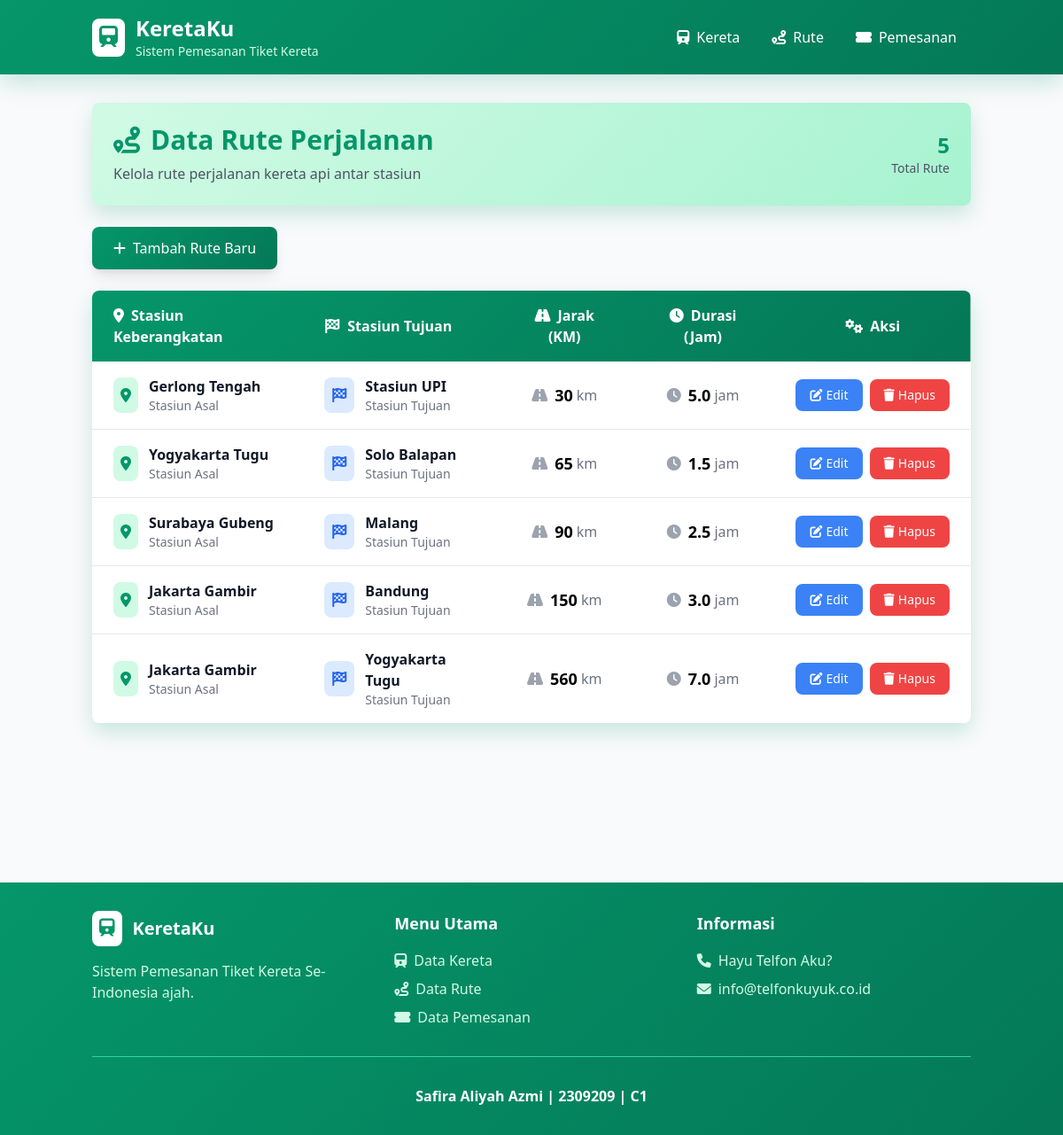
The page /index.php?entity=route on the database its author committed.
### tables this page shows
CREATE TABLE `routes` (
  `id` int(11) NOT NULL,
  `departure_station` varchar(100) NOT NULL,
  `arrival_station` varchar(100) NOT NULL,
  `distance_km` int(11) NOT NULL,
  `duration_hours` decimal(3,1) NOT NULL,
  `created_at` timestamp NOT NULL DEFAULT current_timestamp()
);

### viewmodel/RouteViewModel.php (called while the page is built, shortened)
<?php
require_once 'model/Route.php';
class RouteViewModel {
    private $route;
    public function __construct() {
        $this->route = new Route();
    }
    public function getRouteList() {
        return $this->route->readAll();
    }
}

### model/Route.php (called while the page is built, shortened)
<?php
require_once 'config/Database.php';
class Route {
    private $conn;
    private $table = "routes";
    public function __construct() {
        $database = new Database();
        $this->conn = $database->getConnection();
    }
    public function readAll() {
        $query = "SELECT * FROM " . $this->table . " ORDER BY id DESC";
        $stmt = $this->conn->prepare($query);
        $stmt->execute();
        return $stmt->fetchAll();
    }
}

### config/Database.php (called while the page is built, shortened)
<?php
class Database {
    private $host = "localhost";
    private $username = "root";
    private $password = "";
    private $database = "train_booking_system";
    public function getConnection() {
        $this->conn = null;
        try {
            $this->conn = new PDO("mysql:host=" . $this->host . ";dbname=" . $this->database, $this->username, $this->password);
            $this->conn->setAttribute(PDO::ATTR_ERRMODE, PDO::ERRMODE_EXCEPTION);
        } catch(PDOException $e) {
            echo "Connection error: " . $e->getMessage();
        }
        return $this->conn;
    }
}
?>

### views/route/route_list.php (the view, shortened to what this page needs)
<?php
require_once 'views/template/header.php';
?>
<div class="bg-train-light rounded-lg p-6 mb-6 shadow-train">
    <div class="flex justify-between items-center">
        <div>
            <h2 class="text-3xl font-bold text-train-green mb-2">
                <i class="fas fa-route mr-3"></i>Data Rute Perjalanan
            </h2>
            <p class="text-gray-600">Kelola rute perjalanan kereta api antar stasiun</p>
        </div>
        <div class="text-right">
            <div class="text-2xl font-bold text-train-green"><?php echo isset($routeList) ? count($routeList) : 0; ?></div>
            <div class="text-sm text-gray-600">Total Rute</div>
        </div>
    </div>
</div>
<div class="mb-6">
    <a href="index.php?entity=route&action=add" class="bg-train-green text-white px-6 py-3 rounded-lg hover-train-green transition duration-200 shadow-lg inline-flex items-center space-x-2">
        <i class="fas fa-plus"></i>
        <span>Tambah Rute Baru</span>
    </a>
</div>
<div class="bg-white rounded-lg shadow-train overflow-hidden">
    <div class="overflow-x-auto">
        <table class="w-full">
            <thead class="bg-train-green text-white">
                <tr>
                    <th class="px-6 py-4 text-left font-semibold">
                        <i class="fas fa-map-marker-alt mr-2"></i>Stasiun Keberangkatan
                    </th>
                    <th class="px-6 py-4 text-left font-semibold">
                        <i class="fas fa-flag-checkered mr-2"></i>Stasiun Tujuan
                    </th>
                    <th class="px-6 py-4 text-center font-semibold">
                        <i class="fas fa-road mr-2"></i>Jarak (KM)
                    </th>
                    <th class="px-6 py-4 text-center font-semibold">
                        <i class="fas fa-clock mr-2"></i>Durasi (Jam)
                    </th>
                    <th class="px-6 py-4 text-center font-semibold">
                        <i class="fas fa-cogs mr-2"></i>Aksi
                    </th>
                </tr>
            </thead>
            <tbody class="divide-y divide-gray-200">
                <?php if (isset($routeList) && !empty($routeList)): ?>
                <?php foreach ($routeList as $route): ?>
                <tr class="hover:bg-gray-50 transition duration-200">
                    <td class="px-6 py-4">
                        <div class="flex items-center">
                            <div class="bg-green-100 text-train-green p-2 rounded-lg mr-3">
                                <i class="fas fa-map-marker-alt"></i>
                            </div>
                            <div>
                                <div class="font-semibold text-gray-900">
                                    <?php echo htmlspecialchars($route['departure_station']); ?>
                                </div>
                                <div class="text-sm text-gray-500">Stasiun Asal</div>
                            </div>
                        </div>
                    </td>
                    <td class="px-6 py-4">
                        <div class="flex items-center">
                            <div class="bg-blue-100 text-blue-600 p-2 rounded-lg mr-3">
                                <i class="fas fa-flag-checkered"></i>
                            </div>
                            <div>
                                <div class="font-semibold text-gray-900">
                                    <?php echo htmlspecialchars($route['arrival_station']); ?>
                                </div>
                                <div class="text-sm text-gray-500">Stasiun Tujuan</div>
                            </div>
                        </div>
                    </td>
                    <td class="px-6 py-4 text-center">
                        <div class="flex items-center justify-center">
                            <i class="fas fa-road text-gray-400 mr-2"></i>
                            <span class="font-bold text-lg"><?php echo number_format($route['distance_km']); ?></span>
                            <span class="text-gray-500 ml-1">km</span>
                        </div>
                    </td>
                    <td class="px-6 py-4 text-center">
                        <div class="flex items-center justify-center">
                            <i class="fas fa-clock text-gray-400 mr-2"></i>
                            <span class="font-bold text-lg"><?php echo number_format($route['duration_hours'], 1); ?></span>
                            <span class="text-gray-500 ml-1">jam</span>
                        </div>
                    </td>
                    <td class="px-6 py-4">
                        <div class="flex justify-center space-x-2">
                            <a href="index.php?entity=route&action=edit&id=<?php echo $route['id']; ?>"
                               class="bg-blue-500 text-white px-4 py-2 rounded-lg hover:bg-blue-600 transition duration-200 text-sm inline-flex items-center space-x-1">
                                <i class="fas fa-edit"></i>
                                <span>Edit</span>
                            </a>
                            <form action="index.php?entity=route&action=delete&id=<?php echo $route['id']; ?>"
                                  method="POST"
                                  onsubmit="return confirm('Apakah Anda yakin ingin menghapus rute ini?');"
                                  class="inline">
                                <button type="submit"
                                        class="bg-red-500 text-white px-4 py-2 rounded-lg hover:bg-red-600 transition duration-200 text-sm inline-flex items-center space-x-1">
                                    <i class="fas fa-trash"></i>
                                    <span>Hapus</span>
                                </button>
                            </form>
                        </div>
                    </td>
                </tr>
                <?php endforeach; ?>
                <?php endif; ?>
            </tbody>
        </table>
    </div>
</div>
<?php
require_once 'views/template/footer.php';
?>

### views/template/header.php (style rules this page uses)
.bg-train-green { background: linear-gradient(135deg, #059669 0%, #047857 100%); }
.bg-train-light { background: linear-gradient(135deg, #d1fae5 0%, #a7f3d0 100%); }
.text-train-green { color: #059669; }
.shadow-train { box-shadow: 0 10px 25px rgba(5, 150, 105, 0.2); }

### rows shown on the page
routes: departure_station "Gerlong Tengah", arrival_station "Stasiun UPI", distance_km "30", duration_hours "5.0"
routes: departure_station "Yogyakarta Tugu", arrival_station "Solo Balapan", distance_km "65", duration_hours "1.5"
routes: departure_station "Surabaya Gubeng", arrival_station "Malang", distance_km "90", duration_hours "2.5"
routes: departure_station "Jakarta Gambir", arrival_station "Bandung", distance_km "150", duration_hours "3.0"
routes: departure_station "Jakarta Gambir", arrival_station "Yogyakarta Tugu", distance_km "560", duration_hours "7.0"

### other values the page prints
count($routeList) "5"
